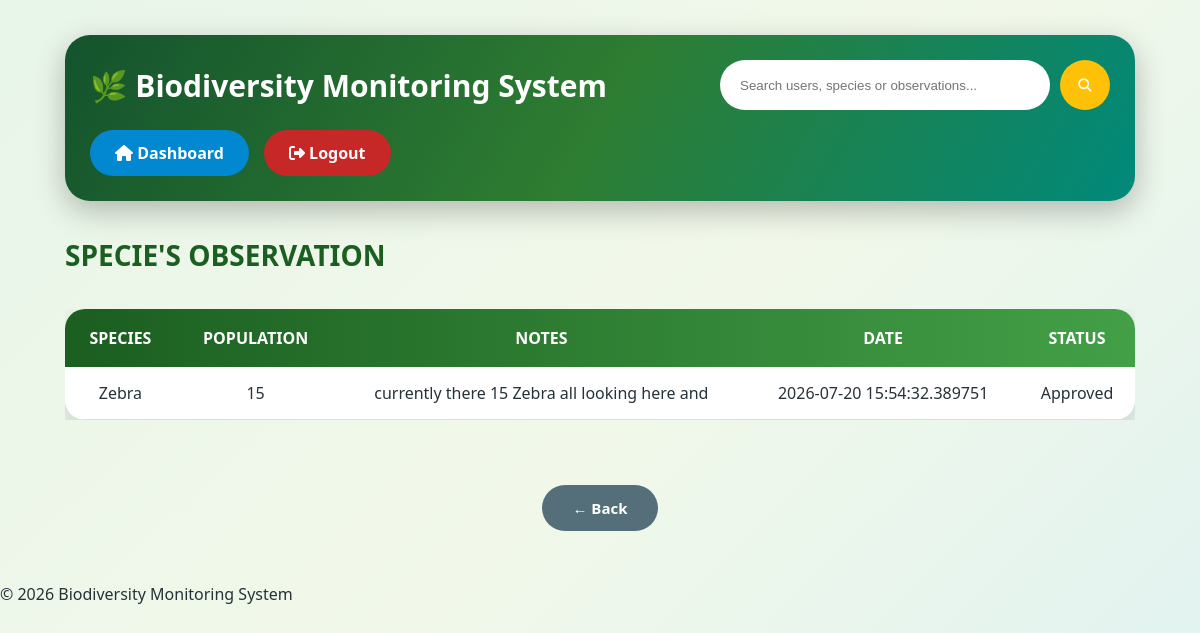
/view_observations (signed in), run on an earlier commit of the app's database.
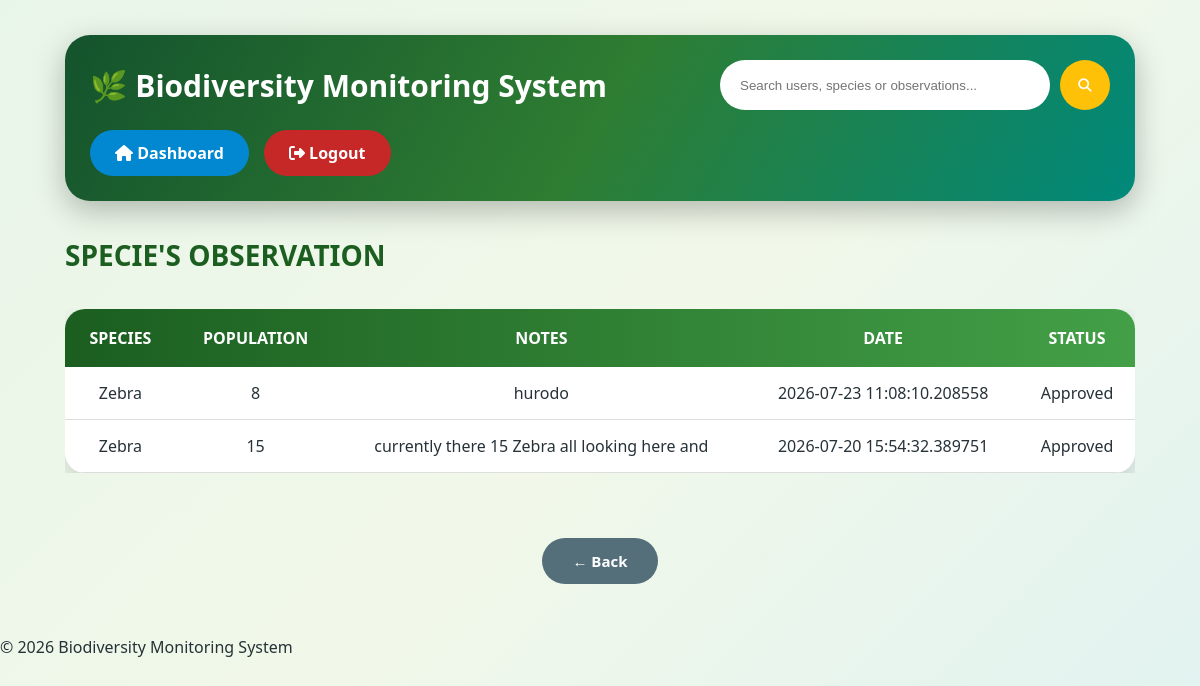
And on a later commit of the database.
### models.py (models this page shows, shortened)
class Observation(db.Model):
    __tablename__ = "observation"
    id = db.Column(db.Integer, primary_key=True)
    species_id = db.Column(db.Integer,db.ForeignKey("species.id"), nullable=False)
    observation_date = db.Column(db.DateTime, default=lambda: datetime.now(timezone.utc))
    population_count = db.Column(db.Integer, nullable=False)
    notes = db.Column(db.Text)
    photo = db.Column(db.String(555))
    status = db.Column(db.String(20), default="Pending")
    reviewed_by = db.Column(db.Integer, db.ForeignKey("details.id"),nullable=True)
    reviewed_at = db.Column(db.DateTime)

class Species(db.Model):
    __tablename__ = "species"
    id = db.Column(db.Integer, primary_key=True)
    scientificName = db.Column(db.String(50), nullable=False)
    specie_Common_Name = db.Column(db.String(50), nullable=False)
    specie_Habitat = db.Column(db.String(50), nullable=False, default="savannah")
    location = db.Column(db.String(50), nullable=False, default="CBU Nature Park")
    observations = db.relationship("Observation",backref="species",lazy=True,
        cascade="all, delete-orphan")

### app.py (the view)
@app.route("/view_observations")
@login_required
@role_required("field_officer","admin","viewer")
def view_observations():
    observations = Observation.query.order_by(Observation.observation_date.desc()).all()
    return render_template("view_observations.html", observations=observations)

### app.py (called while the page is built)
def login_required(f):
    @wraps(f)
    def decorated_function(*args, **kwargs):
        if 'user_id' not in session:
            return redirect(url_for('login'))
        return f(*args, **kwargs)
    return decorated_function

def role_required(*roles):
    def decorator(f):
        @wraps(f)
        def decorated_function(*args, **kwargs):
            if 'user_id' not in session:
                return redirect(url_for('login'))
            if session.get('role') not in roles:
                return "Access Denied", 403
            return f(*args, **kwargs)
        return decorated_function
    return decorator

### templates/view_observations.html (shortened to what this page needs)
{% extends "base.html" %}
{% block css %}
<link rel="stylesheet" href="{{ url_for('static', filename='table.css') }}">
{% endblock %}
{% block content %}
<div class="admin-container">
    <header class="top-bar">
        <div class="logo">
            <h1>🌿 Biodiversity Monitoring System</h1>
        </div>
        <form action="{{ url_for('search') }}" method="GET" class="search-form">
            <input type="text" name="search" placeholder="Search users, species or observations..." value="{{ search if search else '' }}">
            <button type="submit">
                 <i class="fa-solid fa-magnifying-glass"></i>
            </button>
        </form>
        <div class="nav-buttons">
            <a href="{{ url_for('admin') }}" class="nav-btn">
                <i class="fa-solid fa-house"></i>
                Dashboard
            </a>
            <a href="{{ url_for('logout') }}" class="logout-btn">
                <i class="fa-solid fa-right-from-bracket"></i>
                Logout
            </a>
        </div>
    </header>
    <h2 class="section-title"> SPECIE'S OBSERVATION</h2>
    <div class="table-container">
        <table>
            <thead>
                <tr>
                    <th>Species</th>
                    <th>Population</th>
                    <th>Notes</th>
                    <th>Date</th>
                    <th>Status</th>
                </tr>
            </thead>
            <tbody>
                {% for obs in observations %}
                <tr>
                    <td>{{ obs.species.specie_Common_Name }}</td>
                    <td>{{ obs.population_count }}</td>
                    <td>{{ obs.notes }}</td>
                    <td>{{ obs.observation_date }}</td>
                    <td>
                        {% if obs.status == "Pending" %}
                            <span class="badge bg-warning">Pending</span>
                        {% elif obs.status == "Approved" %}
                            <span class="badge bg-success">Approved</span>
                        {% elif obs.status == "Rejected" %}
                            <span class="badge bg-danger">Rejected</span>
                        {% else %}
                            <span class="badge bg-secondary">Unknown</span>
                            {% endif %}
                        </td>
                    </tr>
                    {% endfor %}
            </tbody>
        </table>
    </div>
</div>
<button onclick="window.location.href='{{ url_for('back') }}'" class="back-btn">
    ← Back
</button>
{% endblock %}

What changed in the data, as far as the page shows it:
added Observation: species.specie_Common_Name "Zebra", population_count "8", notes "hurodo", observation_date "2026-07-23 11:08:10.208558", status "Approved"
